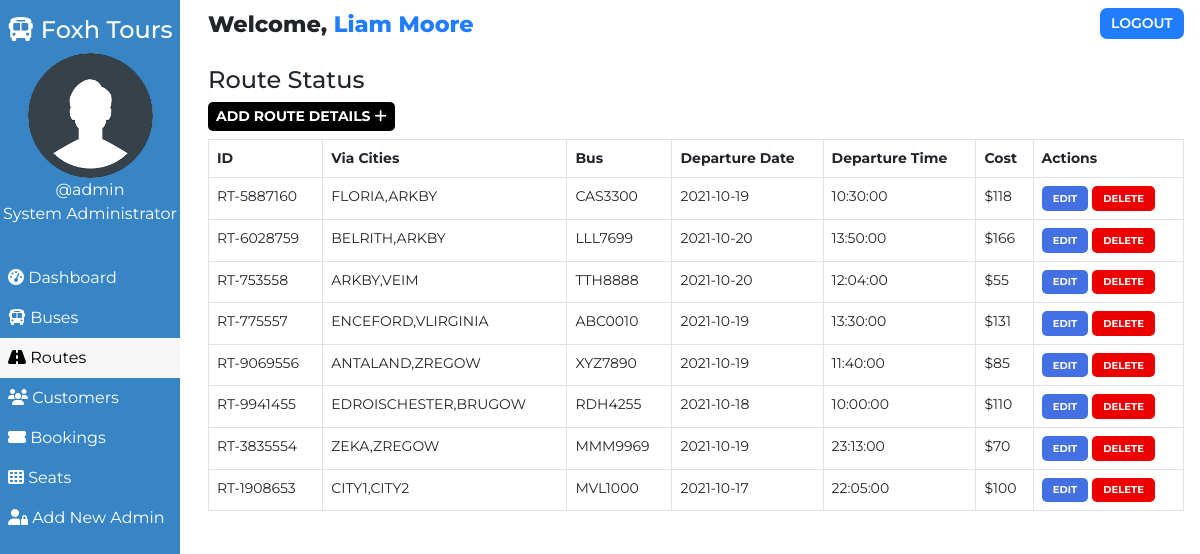
Screenshot of /admin/route.php (signed in) with the database file from the repository.
### tables this page shows
CREATE TABLE `users` (
  `user_id` int(11) NOT NULL,
  `user_fullname` varchar(100) NOT NULL,
  `user_name` varchar(30) NOT NULL,
  `user_password` varchar(255) NOT NULL,
  `user_created` datetime NOT NULL DEFAULT CURRENT_TIMESTAMP
);

CREATE TABLE `routes` (
  `id` int(100) NOT NULL,
  `route_id` varchar(255) NOT NULL,
  `bus_no` varchar(155) NOT NULL,
  `route_cities` varchar(255) NOT NULL,
  `route_dep_date` date NOT NULL,
  `route_dep_time` time NOT NULL,
  `route_step_cost` int(100) NOT NULL,
  `route_created` datetime NOT NULL DEFAULT CURRENT_TIMESTAMP
);

### admin/route.php (the view, shortened to what this page needs)
<!DOCTYPE html>
<html lang="en">
<head>
    <link href="https://cdn.jsdelivr.net/npm/bootstrap@5.0.1/dist/css/bootstrap.min.css" rel="stylesheet">
    <?php
        $page="route";
    ?>
</head>
<body>
    <?php require '../assets/partials/_admin-header.php';?>
        <?php
            $resultSql = "SELECT * FROM `routes` ORDER BY route_created DESC";
            $resultSqlResult = mysqli_query($conn, $resultSql);
            if(!mysqli_num_rows($resultSqlResult)){ ?>
                <div class="container mt-4">
                    <div id="noRoutes" class="alert alert-dark " role="alert">
                        <h1 class="alert-heading">No Routes Found!!</h1>
                        <p class="fw-light">Be the first person to add one!</p>
                        <hr>
                        <div id="addRouteAlert" class="alert alert-success" role="alert">
                                Click on <button id="add-button" class="button btn-sm"type="button"data-bs-toggle="modal" data-bs-target="#addModal">ADD <i class="fas fa-plus"></i></button> to add a route!
                        </div>
                    </div>
                </div>
            <?php }
            else { ?>
                <section id="route">
                    <div id="head">
                        <h4>Route Status</h4>
                    </div>
                    <div id="route-results">
                        <div>
                            <button id="add-button" class="button btn-sm"type="button"data-bs-toggle="modal" data-bs-target="#addModal">Add Route Details <i class="fas fa-plus"></i></button>
                        </div>
                        <table class="table table-hover table-bordered">
                            <thead>
                                <th>ID</th>
                                <th>Via Cities</th>
                                <th>Bus</th>
                                <th>Departure Date</th>
                                <th>Departure Time</th>
                                <th>Cost</th>
                                <th>Actions</th>
                            </thead>
                            <?php
                                while($row = mysqli_fetch_assoc($resultSqlResult))
                                {
                                    $id = $row["id"];
                                    $route_id = $row["route_id"];
                                    $route_cities = $row["route_cities"];
                                    $route_dep_time = $row["route_dep_time"];
                                    $route_dep_date = $row["route_dep_date"];
                                    $route_step_cost = $row["route_step_cost"];
                                    $bus_no = $row["bus_no"];
                                        ?>
                                    <tr>
                                        <td>
                                            <?php
                                                echo $route_id;
                                            ?>
                                        </td>
                                        <td>
                                            <?php
                                                echo $route_cities;
                                            ?>
                                        </td>
                                        <td>
                                            <?php
                                                echo $bus_no;
                                            ?>
                                        </td>
                                        <td>
                                            <?php
                                                echo $route_dep_date;
                                            ?>
                                        </td>
                                        <td>
                                            <?php
                                                echo $route_dep_time;
                                            ?>
                                        </td>
                                        <td>
                                            <?php
                                                echo '$'.$route_step_cost;?>
                                        </td>
                                        <td>
                                            <button class="button edit-button " data-link="<?php echo $_SERVER['REQUEST_URI']; ?>" data-id="<?php
                                                echo $id;?>" data-cities="<?php
                                                echo $route_cities;?>" data-cost="<?php
                                                echo $route_step_cost;?>" data-date="<?php
                                                echo $route_dep_date;
                                            ?>" data-time="<?php
                                            echo $route_dep_time;
                                            ?>" data-busno="<?php
                                            echo $bus_no;
                                            ?>"
                                            >Edit</button>
                                            <button class="button delete-button" data-bs-toggle="modal" data-bs-target="#deleteModal" data-id="<?php
                                                echo $id;?>">Delete</button>
                                        </td>
                                    </tr>
                                <?php
                                }
                            ?>
                        </table>
                    </div>
                    </section>
                <?php  }
            ?>
            </div>
    </main>
</body>
</html>

### assets/partials/_admin-header.php (shortened to what this page needs)
<?php
    $conn = db_connect();
    $user_id = $_SESSION['user_id'];
    $sql = "SELECT * FROM users WHERE user_id = $user_id";
    $result = mysqli_query($conn, $sql);
    if($row = mysqli_fetch_assoc($result))
    {
        $user_fullname = $row["user_fullname"];
        $user_name = $row["user_name"];
    }
?>
    <main id="container">
        <div id="sidebar">
            <h4><i class="fas fa-bus"></i> Foxh Tours</h4>
            <div>
                <img class="adminDp" src="../assets/img/userav-min.png" height="125px" alt="Admin Profile Pic">
                <p>
                    <?php  echo '@'.$user_name;  ?>
                </p>
                <p>System Administrator</p>
            </div>
            <ul id="options">
                <li class="option <?php if($page=='dashboard'){ echo 'active';}?>">
                    <a href="./dashboard.php">
                    <i class="fas fa-tachometer-alt"></i> Dashboard
                    </a>
                </li>
                <li class="option <?php if($page=='bus'){ echo 'active';}?>">
                    <a href="./bus.php">
                    <i class="fas fa-bus"></i> Buses
                    </a>
                </li>
                <li class="option <?php if($page=='route'){ echo 'active';}?>">
                    <a href="./route.php">
                    <i class="fas fa-road"></i> Routes
                    </a>
                </li>
                <li class="option <?php if($page=='customer'){ echo 'active';}?>">
                    <a href="./customer.php">
                    <i class="fas fa-users"></i> Customers
                    </a>
                </li>
                <li class="option <?php if($page=='booking'){ echo 'active';}?>">
                    <a href="./booking.php">
                    <i class="fas fa-ticket-alt"></i> Bookings
                    </a>
                </li>
                <li class="option <?php if($page=='seat'){ echo 'active';}?>">
                    <a href="./seat.php">
                    <i class="fas fa-th"></i> Seats
                    </a>
                </li>
                <li class="option <?php if($page=='signup'){ echo 'active';}?>">
                    <a href="./signup.php">
                    <i class="fas fa-user-lock"></i> Add New Admin
                    </a>
                </li>
            </ul>
        </div>
        <div id="main-content">
            <section id="welcome">
                <ul>
                    <li class="welcome-item">Welcome,
                        <span id="USER">
                            <?php
                                echo $user_fullname;
                            ?>
                        </span>
                    </li>
                    <li class="welcome-item">
                        <button id="logout" class="btn-sm">
                            <a href="../assets/partials/_logout.php">LOGOUT</a>
                        </button>
                    </li>
                </ul>
            </section>

### assets/styles/admin.php (style rules this page uses)
body { margin: 0; box-sizing: border-box; font-family: 'Montserrat', sans-serif; background-color: white; }
html { scroll-behavior: smooth; }
*, *::after, *::before { box-sizing: inherit; }
#USER { color: #207DFF; }
.adminDp { border-radius: 50%; }
#welcome { background-color: white; }
#welcome ul { display: flex; justify-content: space-between; list-style-type: none; padding: 0; margin: 0; }
#welcome li { margin: 0 1rem; padding: 0.5rem 0; }
#welcome li:first-child { font-weight: 800; font-size: 1.4rem; }
#logout { padding: 0.3rem 0.7rem; background-color: #207DFF; font-weight: 600; outline: none; border: none; border-radius: 7px; }
#logout a { color: white; text-decoration: none; }
@media only screen and (min-width:1000px) { #sidebar { text-align: center; background-color: #3885c5; color: white; width: 15%; position: fixed; top: 0%; padding-top: 1rem; z-index: 2; height: 100vh; } }
@media only screen and (min-width:1000px) { #sidebar p { margin: 0; } }
@media only screen and (min-width:1000px) { #sidebar ul { margin-top: 2rem; } }
@media only screen and (min-width:1000px) { #options { list-style-type: none; text-align: left; padding-left: 0; } }
@media only screen and (min-width:1000px) { .option a { display: block; padding: 0.5rem; text-decoration: none; color: inherit; } }
@media only screen and (min-width:1000px) { .active { background-color:#f7f7f7; color:black; } }
@media only screen and (min-width:1000px) { #main-content { margin-left: 16%; } }

### assets/styles/admin-options.php (style rules this page uses)
* { font-family: Montserrat; }
#booking #head, #customer #head, #route #head, #seat #head, #bus #head { padding-top: 1rem; }
#booking, #customer, #route, #bus, #seat { padding: 0 1rem; }
#booking-results > div, #customer-results > div, #route-results > div, #bus-results > div { margin-bottom: 0.5rem; }
#booking-results button, #customer-results button, #route button, #bus-results button { border-radius: 5px; }
.button { border: none; font-weight: bold; text-transform: uppercase; }
#add-button { background-color: black; color: white; }
#route table { width: 100%; }
table { font-size: 14px; }
#bus .edit-button, #bus .delete-button, #route .edit-button, #route .delete-button, #customer .edit-button, #customer .delete-button { padding: 0.3rem 0.7rem; }
table th,td { padding-left: 0.3rem; }
table button { color: white; }
.edit-button { background-color: #4370E2; }
.delete-button { background-color: #EF0000; }
.edit-button, .delete-button { font-size: 10px }

### rows the page displays
users: user_name "admin", user_fullname "Liam Moore"
routes: route "RT-5887160", route_cities "FLORIA,ARKBY", bus_no "CAS3300", route_dep_date "2021-10-19", route_dep_time "10:30:00", route_step_cost "118"
routes: route "RT-6028759", route_cities "BELRITH,ARKBY", bus_no "LLL7699", route_dep_date "2021-10-20", route_dep_time "13:50:00", route_step_cost "166"
routes: route "RT-753558", route_cities "ARKBY,VEIM", bus_no "TTH8888", route_dep_date "2021-10-20", route_dep_time "12:04:00", route_step_cost "55"
routes: route "RT-775557", route_cities "ENCEFORD,VLIRGINIA", bus_no "ABC0010", route_dep_date "2021-10-19", route_dep_time "13:30:00", route_step_cost "131"
routes: route "RT-9069556", route_cities "ANTALAND,ZREGOW", bus_no "XYZ7890", route_dep_date "2021-10-19", route_dep_time "11:40:00", route_step_cost "85"
routes: route "RT-9941455", route_cities "EDROISCHESTER,BRUGOW", bus_no "RDH4255", route_dep_date "2021-10-18", route_dep_time "10:00:00", route_step_cost "110"
routes: route "RT-3835554", route_cities "ZEKA,ZREGOW", bus_no "MMM9969", route_dep_date "2021-10-19", route_dep_time "23:13:00", route_step_cost "70"
routes: route "RT-1908653", route_cities "CITY1,CITY2", bus_no "MVL1000", route_dep_date "2021-10-17", route_dep_time "22:05:00", route_step_cost "100"
